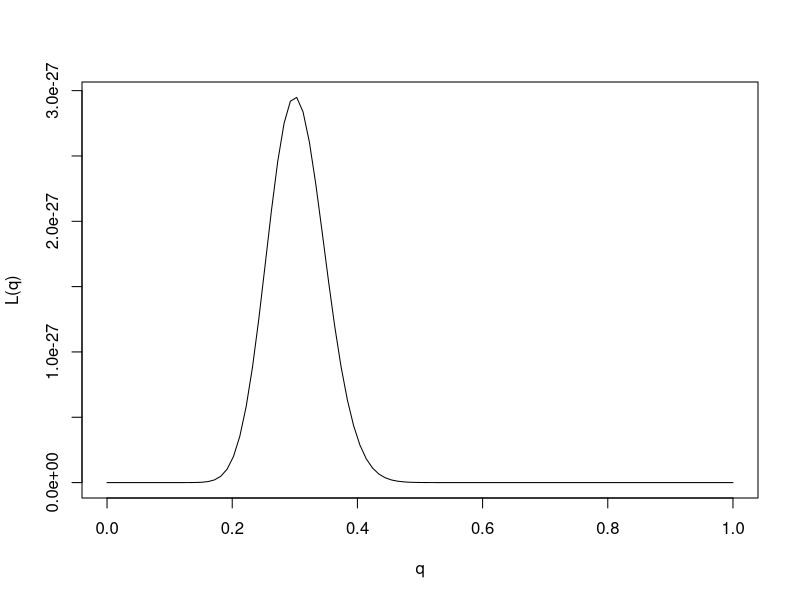
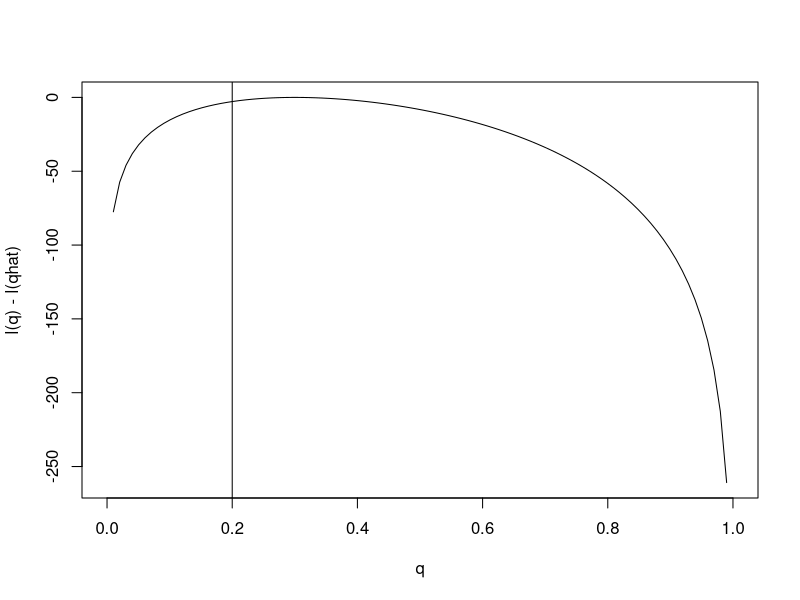

Write the R code that produced these figures, in order. (Note: this script raises an error after producing the figures.)
## ---- chunk 1
q = seq(0,1,length=100)
L= function(q){q^30 * (1-q)^70}
plot(q,L(q),ylab="L(q)",xlab="q",type="l")
## ---- chunk 2
q = seq(0,1,length=100)
l= function(q){30*log(q) + 70 * log(1-q)}
plot(q,l(q)-l(0.3),ylab="l(q) - l(qhat)",xlab="q",type="l")
abline(v=0.2)
## ---- chunk 3
library("jpeg")
knitr::include_graphics('images/nested_tests.gif')
## ---- chunk 4
library("car")

# Multiple hypothesis
mod.davis <- lm(weight ~ repwt, data=Davis)
linearHypothesis(mod.davis, c("(Intercept) = 0", "repwt = 1"),white.adjust = TRUE)

# Linear Combination
mod.duncan <- lm(prestige ~ income + education, data=Duncan)
linearHypothesis(mod.duncan, "1*income - 1*education = 0")

